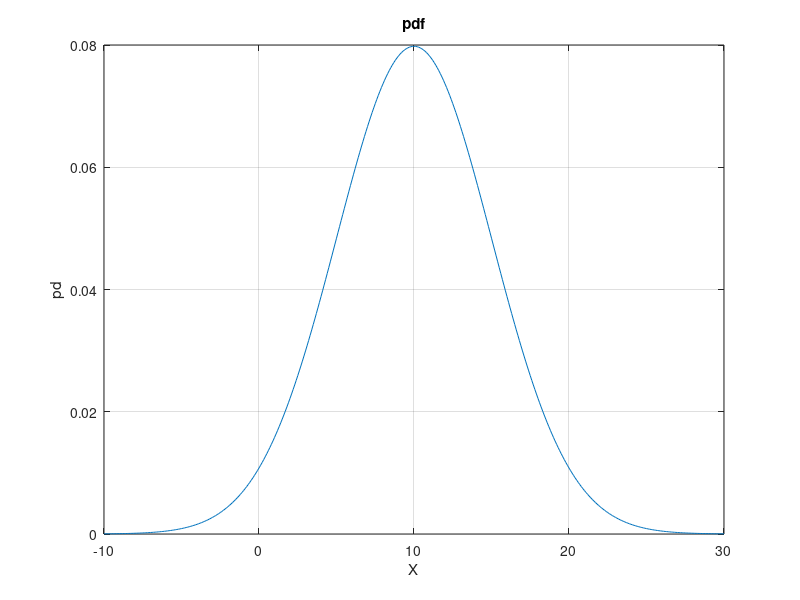

Recreate this plot in MATLAB.
clc;clear;close all; %画面とメモリの初期化
sigma = 5; mu = 10; % sigma: 標準偏差, mu:平均
x = mu-4*sigma:0.1:mu+4*sigma; %　確率変数xの定義[μ-4σ,μ+4σ]
y = (1/(sqrt(2*pi)*sigma))*exp(-((x - mu).^2)/(2*sigma^2)); %確率密度 
 
plot(x,y);
xlabel('X');
ylabel('pd');grid on; %グラフ描画
title('pdf');